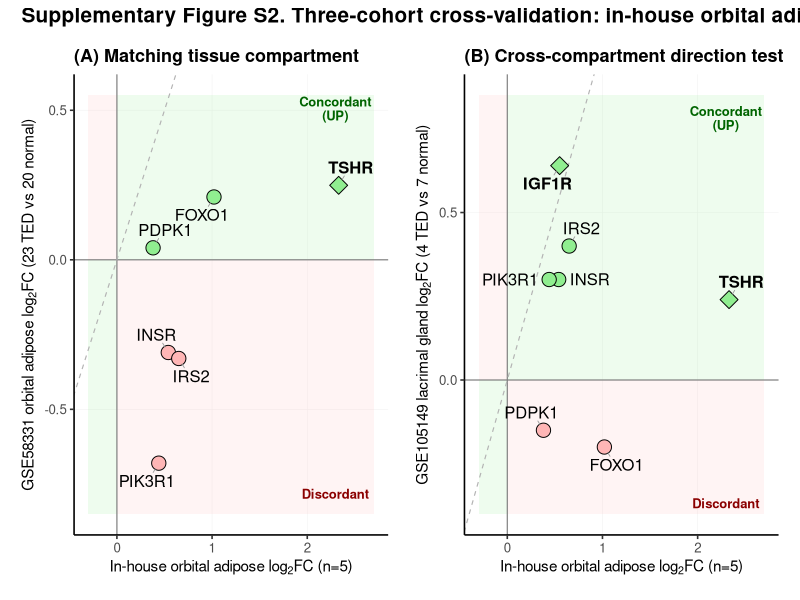

Reproduce this figure in R.
# ============================================================
# Figure S2 — Three-cohort cross-validation scatter
# 라벨 겹침 해결 + ggrepel 사용
# Sage Thyroid publication-quality
# ============================================================

# Required packages: ggplot2, ggrepel, patchwork, scales
# install.packages(c("ggplot2", "ggrepel", "patchwork", "scales"))

library(ggplot2)
library(ggrepel)
library(patchwork)
library(scales)

# ============================================================
# DATA — locked v4.3 ground truth values
# ============================================================

# Panel A: in-house vs GSE58331 (matching tissue compartment)
panel_a_data <- data.frame(
  Gene  = c("TSHR",  "FOXO1", "PDPK1", "INSR",  "IRS2",  "PIK3R1"),
  in_house = c(2.33,  1.02,    0.38,    0.54,    0.65,    0.44),
  external = c(0.249, 0.21,    0.04,   -0.31,   -0.33,   -0.68),  # GSE58331 log2FC
  category = c("primary", "insulin", "insulin", "insulin", "insulin", "insulin"),
  concordant = c(TRUE, TRUE, TRUE, FALSE, FALSE, FALSE)
)

# Panel B: in-house vs GSE105149 (cross-compartment, lacrimal gland)
panel_b_data <- data.frame(
  Gene  = c("TSHR", "IGF1R", "INSR", "IRS2", "FOXO1", "PIK3R1", "PDPK1"),
  in_house = c(2.33, 0.55,    0.54,   0.65,   1.02,    0.44,     0.38),
  external = c(0.24, 0.64,    0.30,   0.40,  -0.20,    0.30,    -0.15),  # GSE105149 log2FC
  category = c("primary", "primary", "insulin", "insulin", "insulin", "insulin", "insulin"),
  concordant = c(TRUE, TRUE, TRUE, TRUE, FALSE, TRUE, FALSE)
)

# ============================================================
# Helper function — make a clean scatter panel
# ============================================================

make_panel <- function(data, ylab, title, xrange, yrange) {
  ggplot(data, aes(x = in_house, y = external)) +
    # Concordance background shading
    annotate("rect", xmin = 0, xmax = xrange[2], ymin = 0, ymax = yrange[2], 
             fill = "#90EE90", alpha = 0.15) +  # upper right concordant
    annotate("rect", xmin = xrange[1], xmax = 0, ymin = yrange[1], ymax = 0, 
             fill = "#90EE90", alpha = 0.15) +  # lower left concordant
    annotate("rect", xmin = 0, xmax = xrange[2], ymin = yrange[1], ymax = 0, 
             fill = "#FFB6B6", alpha = 0.15) +  # lower right discordant
    annotate("rect", xmin = xrange[1], xmax = 0, ymin = 0, ymax = yrange[2], 
             fill = "#FFB6B6", alpha = 0.15) +  # upper left discordant
    
    # Reference lines
    geom_hline(yintercept = 0, color = "gray50", linewidth = 0.4) +
    geom_vline(xintercept = 0, color = "gray50", linewidth = 0.4) +
    geom_abline(slope = 1, intercept = 0, color = "gray70", 
                linetype = "dashed", linewidth = 0.4) +
    
    # Points — TSHR/IGF1R as diamond, others as circle
    geom_point(aes(shape = category, fill = concordant), 
               size = 4.5, color = "black", stroke = 0.5) +
    scale_shape_manual(values = c("primary" = 23, "insulin" = 21),
                       guide = "none") +
    scale_fill_manual(values = c("TRUE" = "#90EE90", "FALSE" = "#FFB6B6"),
                      guide = "none") +
    
    # Labels using ggrepel — automatic non-overlapping placement
    geom_text_repel(aes(label = Gene, fontface = ifelse(category == "primary", "bold", "plain")),
                    size = 4.2,
                    box.padding = 0.5,
                    point.padding = 0.4,
                    segment.color = "gray60",
                    segment.size = 0.3,
                    min.segment.length = 0.2,
                    max.overlaps = Inf,
                    seed = 42) +
    
    # Quadrant labels
    annotate("text", x = xrange[2]*0.85, y = yrange[2]*0.92, 
             label = "Concordant\n(UP)", size = 3.3, 
             color = "darkgreen", fontface = "bold", lineheight = 0.9) +
    annotate("text", x = xrange[2]*0.85, y = yrange[1]*0.92, 
             label = "Discordant", size = 3.3, 
             color = "darkred", fontface = "bold") +
    
    coord_cartesian(xlim = xrange, ylim = yrange) +
    labs(x = expression(paste("In-house orbital adipose ", log[2], "FC (n=5)")),
         y = ylab,
         title = title) +
    theme_classic(base_size = 12) +
    theme(plot.title = element_text(face = "bold", size = 13, hjust = 0),
          axis.title = element_text(size = 11),
          panel.grid.major = element_line(color = "gray95", linewidth = 0.2),
          plot.margin = margin(10, 10, 10, 10))
}

# ============================================================
# Build panels
# ============================================================

p_a <- make_panel(
  panel_a_data,
  ylab = expression(paste("GSE58331 orbital adipose ", log[2], "FC (23 TED vs 20 normal)")),
  title = "(A) Matching tissue compartment",
  xrange = c(-0.3, 2.7),
  yrange = c(-0.85, 0.55)
)

p_b <- make_panel(
  panel_b_data,
  ylab = expression(paste("GSE105149 lacrimal gland ", log[2], "FC (4 TED vs 7 normal)")),
  title = "(B) Cross-compartment direction test",
  xrange = c(-0.3, 2.7),
  yrange = c(-0.4, 0.85)
)

# ============================================================
# Combine + save
# ============================================================

combined <- (p_a | p_b) +
  plot_annotation(
    title = "Supplementary Figure S2. Three-cohort cross-validation: in-house orbital adipose RNA-seq vs two external microarray cohorts",
    theme = theme(plot.title = element_text(face = "bold", size = 15, hjust = 0))
  ) +
  plot_layout(widths = c(1, 1))

# Save at 600 DPI for Sage Thyroid
ggsave(
  "FigureS2.png",
  combined,
  width = 14, height = 7, units = "in",
  dpi = 600,
  bg = "white"
)

cat("Figure S2 saved at 600 DPI: FigureS2.png\n")
cat("Dimensions: 14 × 7 inches at 600 DPI = 8400 × 4200 px\n")
